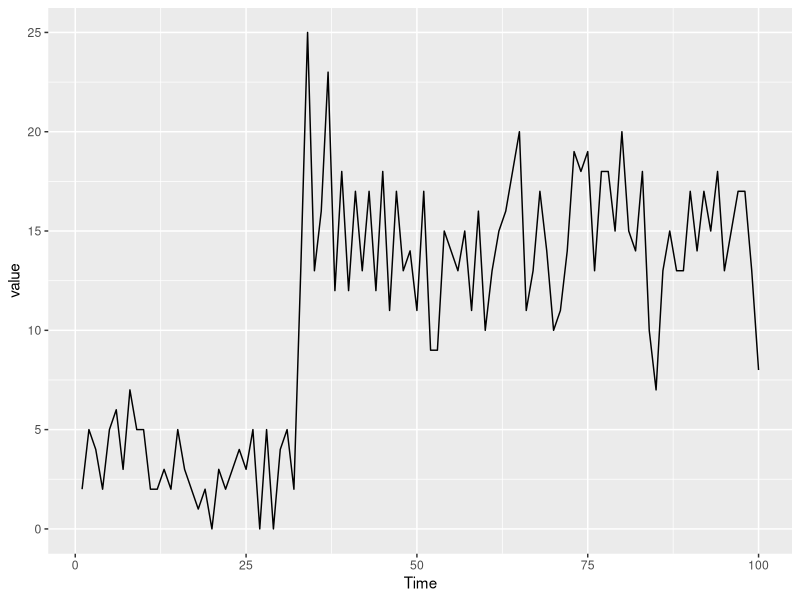
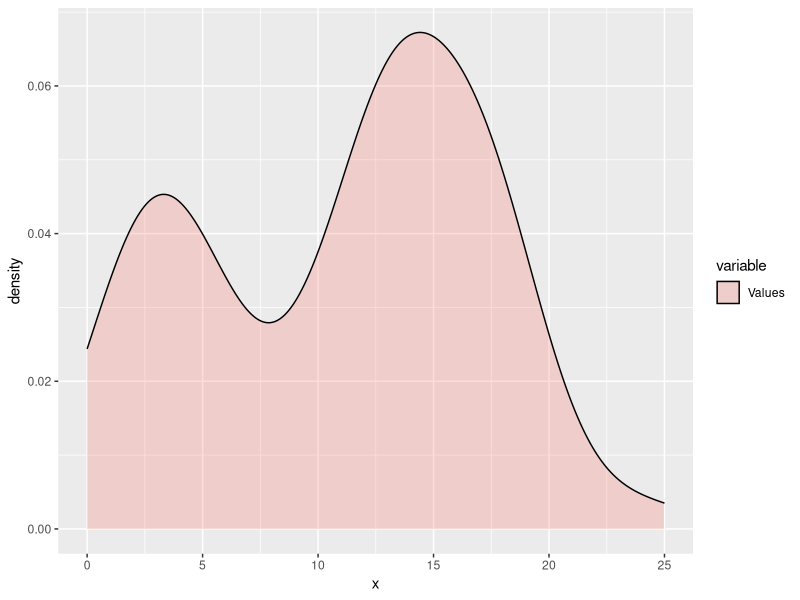

R code for these plots, in order:
## ---- chunk 1
lambdas = c(3, 15)
deltas = c(0.3, 0.7)
cdf = cumsum(deltas)
unifvec = runif(100)
d1 = rpois(sum(unifvec < cdf[1]),lambdas[1])
d2 = rpois(sum(unifvec >= cdf[1]),lambdas[2])
x = c(d1,d2) 
## ---- chunk 2
library(ggplot2)
library(reshape2)
df = data.frame(Time = 1:100, Values = x)
df_melt = melt(df, id.vars = 'Time')
ggplot(df_melt, aes(x = Time, y = value)) + 
    geom_line()
## ---- chunk 3
ggplot(df_melt,aes(x=x, fill=variable)) + geom_density(alpha=0.25)
## ---- chunk 4
logit <- function(delta2) log(delta2/(1-delta2))

eta = log(lambdas)
tau = logit(deltas[2])
## ---- chunk 5
invlogit <- function(tau) exp(tau)/(1+exp(tau))
lambdas = exp(eta)
delta2 = invlogit(tau)
delta1 = 1 - delta2
## ---- chunk 6
f <- function(theta,data) {
  eta <- theta[1:2]
  tau <- theta[3]
  lambdas = exp(eta) 
  delta2 = invlogit(tau)
  delta1 = 1-delta2

  L = delta1*dpois(data,lambdas[1]) + delta2*dpois(data,lambdas[2])
  -sum(log(L))
}
## ---- chunk 7
quantiles <- quantile(x)
lambdaGuess = c(quantiles[2],quantiles[4]) 
## ---- chunk 8
deltaGuess = 0.1
theta <- c(log(lambdaGuess), logit(deltaGuess))
res = nlm(f, theta, data = x)
## ---- chunk 9
lambda1Hat = exp(res$estimate[1])
lambda2Hat = exp(res$estimate[2])
delta2Hat = invlogit(res$estimate[3])
delta1Hat = 1-delta2Hat
## ---- chunk 10
PMat <- function(x, lambda) diag(dpois(x, lambda))

PMat(1, lambdas)
## ---- chunk 11
statdist <- function(gamma){
  m = dim(gamma)[1]
  matrix(1,1,m) %*% solve(diag(1,m) - gamma + matrix(1,m,m))
}
## ---- chunk 12
gamma = matrix(c(0.9,0.1,0.4,0.6), nrow = 2, byrow = TRUE)
## ---- chunk 13
delta = statdist(gamma)
## ---- chunk 14
x = 1
sum(delta %*% PMat(x, lambdas))
## ---- chunk 15
pois.hmm.alpha <- function(x, gamma, delta = NULL)
{
  n = length(x)
  alpha = vector(mode="list", length=n)
  alpha0= statdist(gamma)
  
  for(t in 1:n)
  {
    if(t==1)
    {
      prevAlpha = alpha0
    }
    else
    {
      prevAlpha = alpha[[t-1]]
    }
    alpha[[t]] = prevAlpha %*% gamma %*% PMat(x[t],lambdas)
  }
  return(alpha[[n]])#return the last itertion
}
## ---- chunk 16
x = c(0,2,1)
alpha = pois.hmm.alpha(x, gamma)
prob = sum(alpha)
prob
